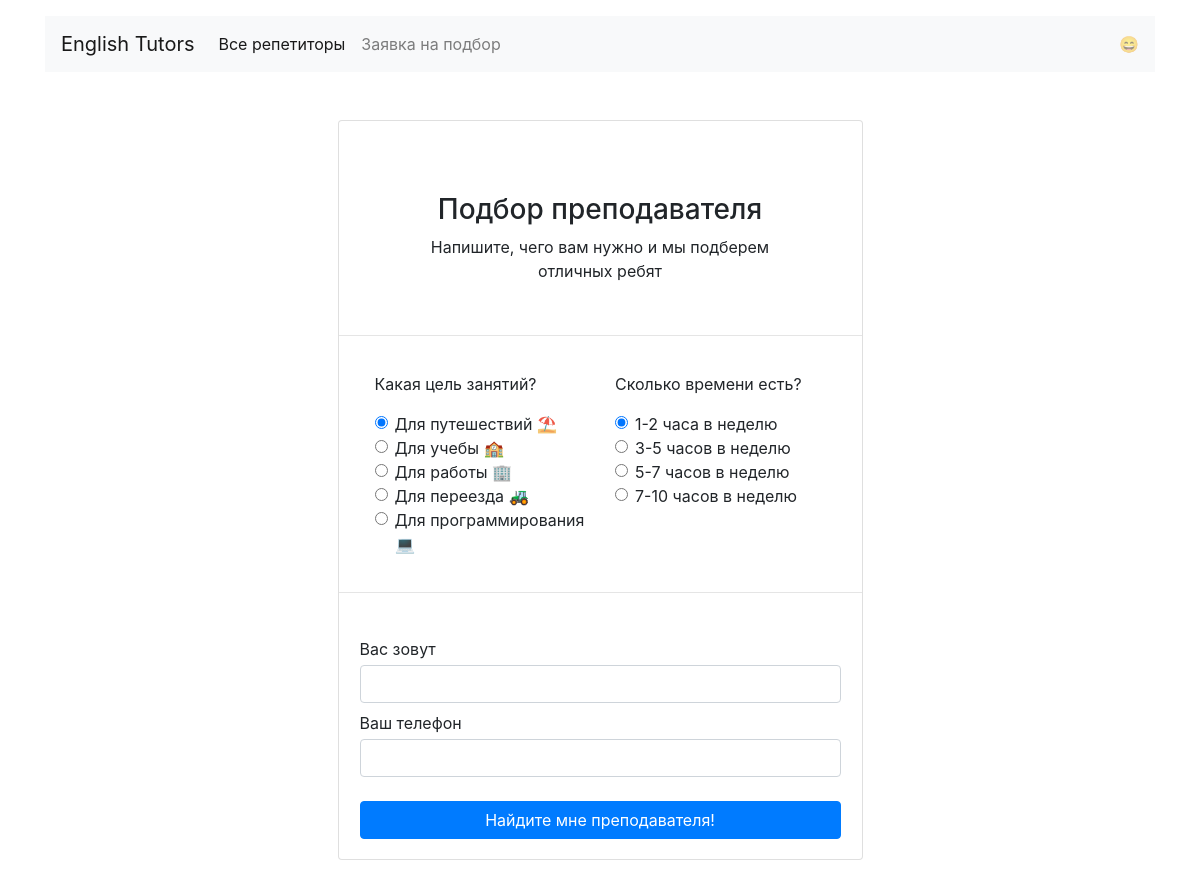
Page /request/ on the committed database.
### app.py (models this page shows)
class TimeForPractice(db.Model):
    __tablename__ = "timeforpractice"
    id = db.Column(db.Integer, primary_key=True)
    description = db.Column(db.String, nullable=False, unique=True)

### app.py (the view)
@app.route("/request/")
def render_request():
    goals = db.session.query(Goal).all()
    times_for_practice = db.session.query(TimeForPractice).all()
    form = RequestForm()
    form.goal.choices = [
        (goal.id, ' '.join((goal.name, goal.emoji)))
        for goal in goals
    ]
    form.time_for_practice.choices = [
        (time.id, time.description)
        for time in times_for_practice
    ]
    print(form.goal.data)
    print(form.time_for_practice.data)
    return render_template("request.html", form=form)

### forms.py
class RequestForm(FlaskForm):
    goal = RadioField(
        "Какая цель занятий?",
        default="1"
    )
    time_for_practice = RadioField(
        "Сколько времени есть?",
        default="1"
    )
    name = StringField("Вас зовут", [InputRequired("Пожалуйста, введите ваше имя")])
    phone = StringField(
        "Ваш телефон", [InputRequired("Пожалуйста, введите ваш номер телефона")]
    )
    submit = SubmitField("Найдите мне преподавателя!")

### templates/request.html (shortened to what this page needs)
{% extends 'base.html' %}
{% block content %}
<main class="container mt-5">
  <div class="col-12 col-sm-10 col-lg-6 offset-lg-3 offset-sm-1  pd-5">
    <form action="{{ url_for('render_request_done') }}" method="POST" class="card mb-5">
      <div class="card-body text-center pt-5">
        <h1 class="h3 card-title mt-4 mb-2">Подбор преподавателя</h1>
        <p class="px-5">Напишите, чего вам нужно и&nbsp;мы&nbsp;подберем отличных&nbsp;ребят</p>
      </div>
      <hr>
      <div class="card-body mx-3">
        <div class="row">
          <div class="col">
            <p>Какая цель занятий?</p>
              {% for goal in form.goal %}
              <div class="form-check ">
                {{ goal(class_="form-check-input") }}
                {{ goal.label(class_="form-check-label") }}
              </div>
              {% endfor %}
          </div>
          <div class="col">
            <p>Сколько времени есть?</p>
            {% for time in form.time_for_practice %}
            <div class="form-check ">
              {{ time(class_="form-check-input") }}
              {{ time.label(class_="form-check-label") }}
            </div>
            {% endfor %}
          </div>
        </div>
      </div>
      <hr>
      <div class="card-body mx-3">
        <div class="row">
        {{ form.name.label(class_="mb-1 mt-2") }}
        {{ form.name(class_="form-control") }}
        {{ form.phone.label(class_="mb-1 mt-2") }}
        {{ form.phone(class_="form-control") }}
        {{ form.submit(class_="btn btn-primary btn-block mt-4") }}
        </div>
      </div>
    </form>
  </div>
</main>
{% endblock content %}

### rows in the picture
TimeForPractice: label "1-2 часа в неделю"
TimeForPractice: label "3-5 часов в неделю"
TimeForPractice: label "5-7 часов в неделю"
TimeForPractice: label "7-10 часов в неделю"

### other values in the picture
{{ goal.label(class_="form-check-label") }} "Для путешествий ⛱" "Для учебы 🏫" "Для работы 🏢" "Для переезда 🚜" "Для программирования 💻"
